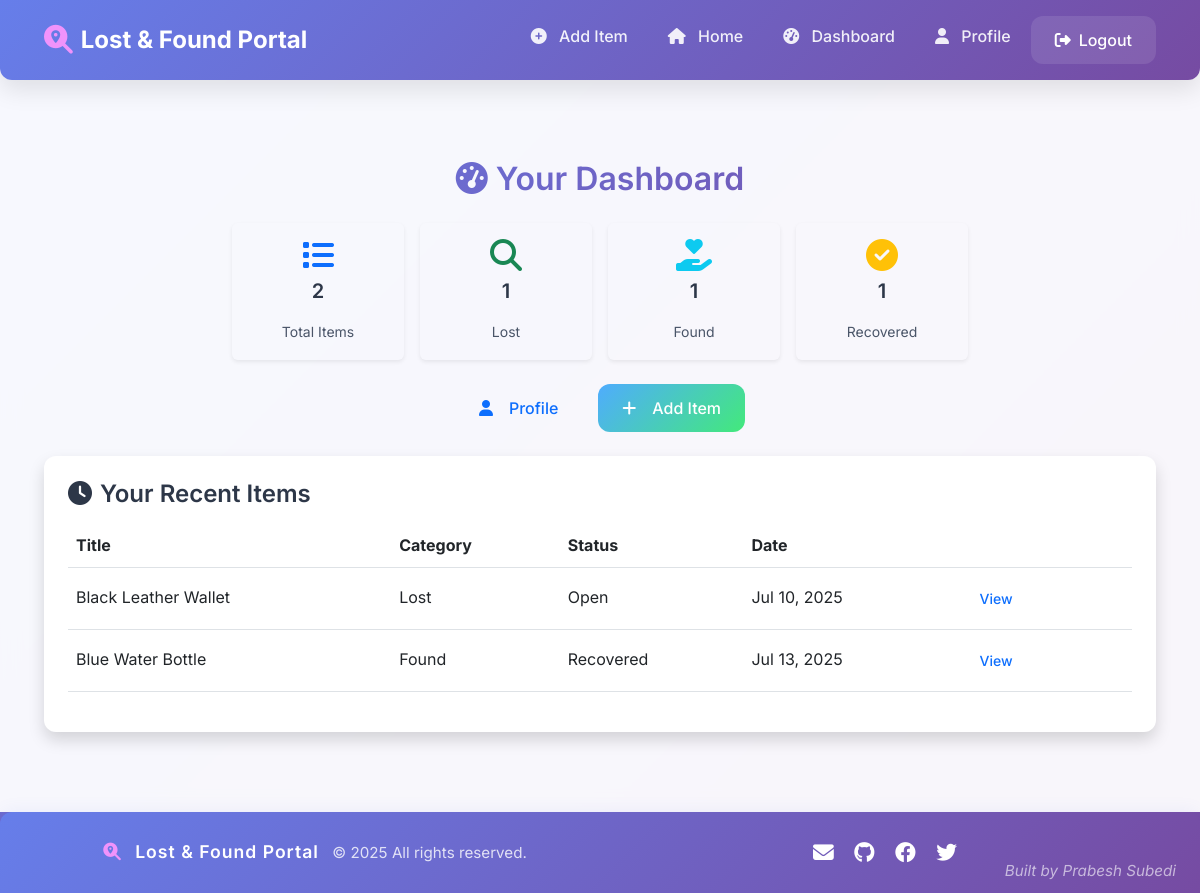
The app's page /dashboard/ (signed in) with its own data.
### portal/models.py (models this page shows, shortened)
class Item(models.Model):
    title = models.CharField(max_length=100)
    description = models.TextField()
    category = models.CharField(max_length=10, choices=CATEGORY_CHOICES)
    date = models.DateField()
    location = models.CharField(max_length=100)
    contact_info = models.CharField(max_length=100)
    image = models.ImageField(upload_to='items/', blank=True, null=True)
    user = models.ForeignKey(User, on_delete=models.CASCADE)
    matched_lost_item = models.ForeignKey('self', null=True, blank=True, on_delete=models.SET_NULL, limit_choices_to={'category': 'Lost'}, related_name='found_matches')
    status = models.CharField(max_length=10, choices=STATUS_CHOICES, default='Open')

### portal/views.py (the view)
# urls.py: path('dashboard/', views.dashboard, name='dashboard'),
@login_required
def dashboard(request):
    user_items = Item.objects.filter(user=request.user)
    recovered_count = user_items.filter(status='Recovered').count()
    lost_count = user_items.filter(category='Lost').count()
    found_count = user_items.filter(category='Found').count()
    comments_count = Comment.objects.filter(user=request.user).count()
    messages_count = Message.objects.filter(recipient=request.user).count()
    return render(request, 'portal/dashboard.html', {
        'user_items': user_items,
        'recovered_count': recovered_count,
        'lost_count': lost_count,
        'found_count': found_count,
        'comments_count': comments_count,
        'messages_count': messages_count,
    })

### lostfound_project/portal/templates/portal/dashboard.html (shortened to what this page needs)
{% extends 'portal/base.html' %}
{% block content %}
<div class="container py-5">
  <h2 class="mb-4 text-center"><i class="fas fa-tachometer-alt me-2"></i>Your Dashboard</h2>
  <div class="row mb-4 g-3 justify-content-center">
    <div class="col-6 col-md-4 col-lg-2">
      <div class="stat-card text-center p-3 shadow-sm rounded">
        <i class="fas fa-list fa-2x text-primary mb-2"></i>
        <h5>{{ user_items.count }}</h5>
        <small>Total Items</small>
      </div>
    </div>
    <div class="col-6 col-md-4 col-lg-2">
      <div class="stat-card text-center p-3 shadow-sm rounded">
        <i class="fas fa-search text-success fa-2x mb-2"></i>
        <h5>{{ lost_count }}</h5>
        <small>Lost</small>
      </div>
    </div>
    <div class="col-6 col-md-4 col-lg-2">
      <div class="stat-card text-center p-3 shadow-sm rounded">
        <i class="fas fa-hand-holding-heart text-info fa-2x mb-2"></i>
        <h5>{{ found_count }}</h5>
        <small>Found</small>
      </div>
    </div>
    <div class="col-6 col-md-4 col-lg-2">
      <div class="stat-card text-center p-3 shadow-sm rounded">
        <i class="fas fa-check-circle text-warning fa-2x mb-2"></i>
        <h5>{{ recovered_count }}</h5>
        <small>Recovered</small>
      </div>
    </div>
  </div>
  <div class="d-flex justify-content-center gap-3 mb-4">
    <a href="{% url 'profile' %}" class="btn btn-outline-primary"><i class="fas fa-user me-2"></i>Profile</a>
    <a href="{% url 'add_item' %}" class="btn btn-success"><i class="fas fa-plus me-2"></i>Add Item</a>
  </div>
  <div class="card shadow p-4">
    <h4 class="mb-3"><i class="fas fa-clock me-2"></i>Your Recent Items</h4>
    {% if user_items %}
      <div class="table-responsive">
        <table class="table table-hover align-middle">
          <thead>
            <tr>
              <th>Title</th>
              <th>Category</th>
              <th>Status</th>
              <th>Date</th>
              <th></th>
            </tr>
          </thead>
          <tbody>
            {% for item in user_items|slice:':10' %}
            <tr>
              <td>{{ item.title }}</td>
              <td>{{ item.category }}</td>
              <td>{{ item.status }}</td>
              <td>{{ item.date|date:'M d, Y' }}</td>
              <td><a href="{% url 'item_detail' item.pk %}" class="btn btn-sm btn-outline-primary">View</a></td>
            </tr>
            {% endfor %}
          </tbody>
        </table>
      </div>
    {% else %}
      <div class="text-center text-muted py-4">No items posted yet.</div>
    {% endif %}
  </div>
</div>
{% endblock %}

### lostfound_project/portal/templates/portal/base.html (style rules this page uses)
:root { --primary-color: #667eea; --secondary-color: #764ba2; --accent-color: #f093fb; --success-color: #4facfe; --warning-color: #43e97b; --danger-color: #fa709a; --dark-color: #2d3748; --light-color: #f7fafc; --text-color: #4a5568; --border-radius: 12px; --box-shadow: 0 10px 25px rgba(0, 0, 0, 0.1); --transition: all 0.3s ease; }
* { margin: 0; padding: 0; box-sizing: border-box; }
body { font-family: 'Inter', sans-serif; background: linear-gradient(135deg, #667eea 0%, #764ba2 100%); min-height: 100vh; color: var(--text-color); line-height: 1.6; }
.card { border: none; border-radius: var(--border-radius); box-shadow: var(--box-shadow); transition: var(--transition); overflow: hidden; background: white; }
.btn { border-radius: var(--border-radius); font-weight: 500; padding: 0.75rem 1.5rem; transition: var(--transition); border: none; text-decoration: none; display: inline-flex; align-items: center; gap: 0.5rem; }
.btn-success { background: linear-gradient(135deg, var(--success-color) 0%, var(--warning-color) 100%); color: white; }
h1, h2, h3, h4, h5, h6 { color: var(--dark-color); font-weight: 600; margin-bottom: 1rem; }
h2 { font-size: 2rem; background: linear-gradient(135deg, var(--primary-color) 0%, var(--secondary-color) 100%); -webkit-background-clip: text; -webkit-text-fill-color: transparent; background-clip: text; }

### records on screen
Item: title "Black Leather Wallet", category "Lost", status "Open", date "Jul 10, 2025"
Item: title "Blue Water Bottle", category "Found", status "Recovered", date "Jul 13, 2025"

### other values on screen
{{ user_items.count }} "2"
{{ lost_count }} "1"
{{ found_count }} "1"
{{ recovered_count }} "1"
{{ now|default:2025 }} "2025"
